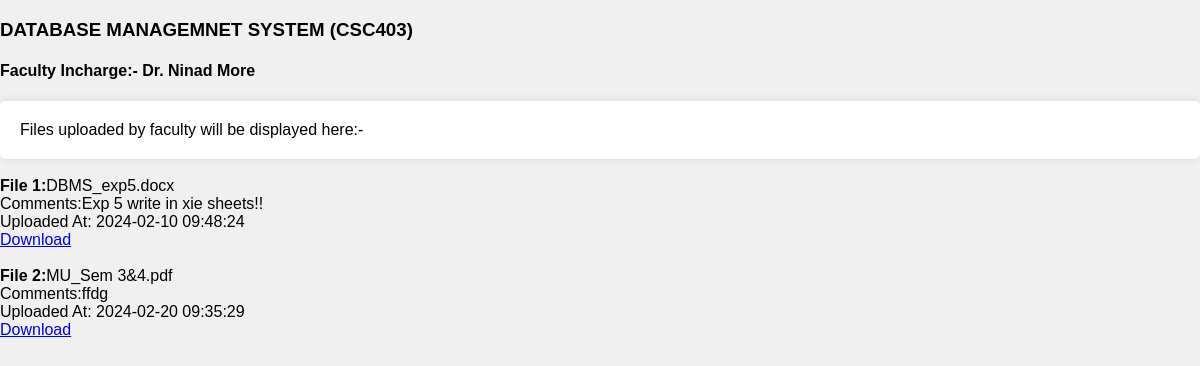
The app's page /stu_dbms.php with its own data.
### tables this page shows
CREATE TABLE `dbms` (
  `id` int(100) NOT NULL,
  `name` varchar(255) NOT NULL,
  `comment` varchar(500) NOT NULL,
  `size` int(100) NOT NULL,
  `type` varchar(255) NOT NULL,
  `path` varchar(255) NOT NULL,
  `uploaded at` timestamp NOT NULL DEFAULT current_timestamp()
);

### stu_dbms.php (the view, shortened to what this page needs)
<!DOCTYPE html>
<html>
<head>
</head>
<body>
    <h3>DATABASE MANAGEMNET SYSTEM (CSC403)</h3>
    <h4>Faculty Incharge:- Dr. Ninad More</h4>
    <div id="fileList">
        Files uploaded by faculty will be displayed here:-
    </div><br>
</body>
</html>
<?php
$conn = new mysqli("localhost", "root", "", "log");
$sql = "SELECT * FROM dbms";
$result = $conn->query($sql);
if ($result->num_rows > 0) {
    $count=1;
    while ($row = $result->fetch_assoc()) {
        echo "<strong>File $count:</strong>" . $row["name"] . "<br>";
        echo "Comments:" .$row["comment"] . "<br>";
        echo "Uploaded At: " . $row["uploaded at"] . "<br>";
        echo "<a href='" . $row["path"] . "' target='_blank'>Download</a><br><br>";
        $count++;
    }
} else {
    echo "No files uploaded by faculty.";
}
?>

### stu_dbms.php (style rules this page uses)
body { font-family: Arial, sans-serif; background-color: #f0f0f0; margin: 0; padding: 0; }
#fileList { margin-top: 20px; padding: 20px; background-color: #fff; border-radius: 5px; box-shadow: 0 0 10px rgba(0, 0, 0, 0.1); }

### records on screen
dbms: name "DBMS_exp5.docx", comment "Exp 5 write in xie sheets!!", uploaded at "2024-02-10 09:48:24"
dbms: name "MU_Sem 3&4.pdf", comment "ffdg", uploaded at "2024-02-20 09:35:29"
